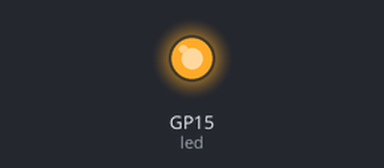
Recording of a program running on a simulated Raspberry Pi Pico running CircuitPython. Parts: output pins drawn as LEDs (lit = HIGH).

Above: at 0.1 s.
At 34.1 s:
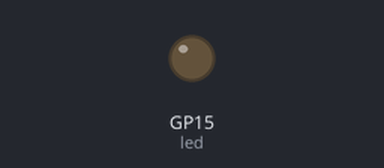
Timing chart, 0 to 36.5 s (numbered marks = the images above):
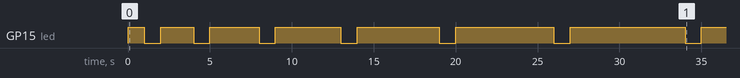

Measured:
- by itself, GP15 (led): LOW → HIGH at 0.00 s, → LOW 1.0 s later, → HIGH 1.0 s later, → LOW 2.0 s later, … (15 changes in this stretch)

The program:

main.py
```python
"""
Created by Ihor Chernyshev
Created on Feb 2025
This program turns an LED on for one second, repeatedly, but the interval increases each time by 1 more second
"""


import time
import board
import digitalio


blink_time = 1
led = digitalio.DigitalInOut(board.GP15)
led.direction = digitalio.Direction.OUTPUT

# Turns LED on and off
while True:
    led.value = True
    time.sleep(blink_time)
    led.value = False
    time.sleep(1)
    blink_time = blink_time + 1
```
